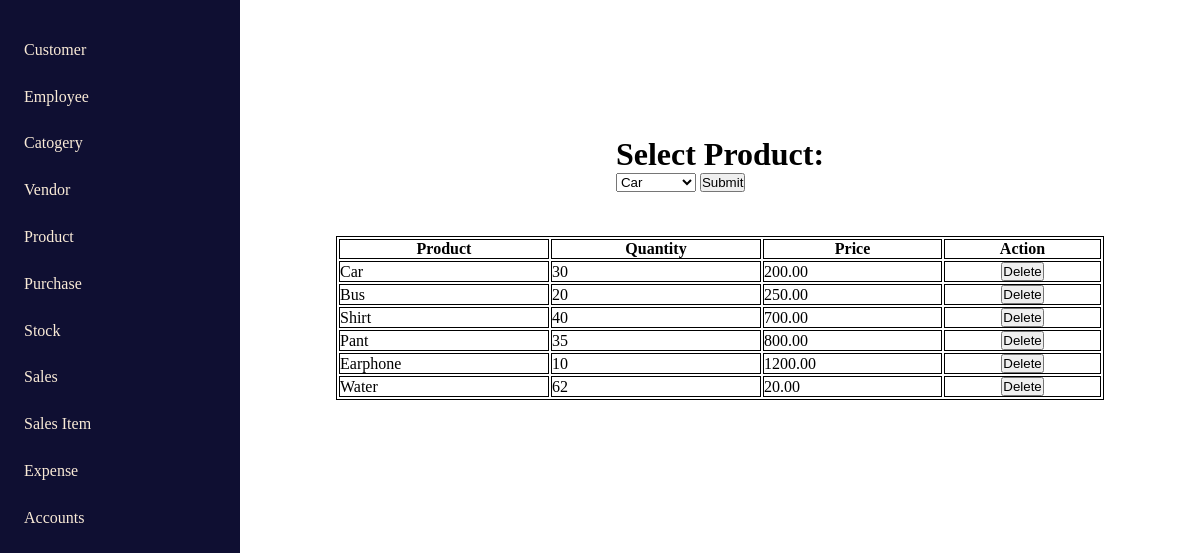
The app's page /stock with its own data.
### home/models.py (models this page shows, shortened)
class StockData(models.Model):
    product = models.ForeignKey(productFormData, on_delete=models.CASCADE)
    total_quantity = models.IntegerField()
    selling_price = models.DecimalField(max_digits=10, decimal_places=2)

class productFormData(models.Model):
    product = models.ForeignKey(categoryFormData, on_delete=models.CASCADE)
    name = models.TextField(max_length=200)
    price = models.TextField(max_length=200)

### home/views.py (the view, shortened to what this page needs)
# urls.py: path('stock', stock, name='stock'),
def stock(request):
    products = productFormData.objects.all()
    stocks = StockData.objects.all()
    return render(request, 'stock.html', {'products': products, 'stocks': stocks})

### templates/stock.html (shortened to what this page needs)
{% extends "index.html" %}
{% block stock_content %}
<div class="table_container">
<div class="table_container1">
    <form method="post">
        <h1>Select Product:</h1>
        <select name="product">
            {% for product in products %}
            <option value="{{ product.id }}">{{ product.name }}</option>
            {% endfor %}
        </select>
        <button class='' type="submit">Submit</button>
    </form>
</div>
<div class="table_container2">
    <table>
        <tr>
            <th>Product</th>
            <th>Quantity</th>
            <th>Price</th>
            <th>Action</th>
        </tr>
        {% for stock in stocks %}
        <tr>
            <td>{{ stock.product.name }}</td>
            <td>{{ stock.total_quantity }}</td>
            <td>{{ stock.selling_price }}</td>
            <td class="action">
                <button><a href="{% url 'deleteDataStock' stock.id %}" style = "color : black;">Delete</a></button>
            </td>
        </tr>
        {% endfor %}
    </table>
</div>
</div>
{% endblock stock_content %}

### templates/index.html (style rules this page uses)
* { margin: 0%; padding: 0%; }
a { text-decoration: none; }

### templates/stock.html (style rules this page uses)
* { color: black; }
table { border: 1px solid black; width: 80%; height: auto; }
.table_container1 { width: 80%; display: flex; padding: 3% 0%; justify-content: center; position: absolute; top: 100px; right: 0px; }
.table_container2 { width: 80%; display: flex; padding: 3% 0%; justify-content: center; position: absolute; top: 200px; right: 0px; }
th,td { border: 1px solid black; }
.action { display: flex; justify-content: space-around; }
tr a { width: 50px; color: black; }

### records on screen
StockData: product.name "Car", total_quantity "30", selling_price "200.00"
StockData: product.name "Bus", total_quantity "20", selling_price "250.00"
StockData: product.name "Shirt", total_quantity "40", selling_price "700.00"
StockData: product.name "Pant", total_quantity "35", selling_price "800.00"
StockData: product.name "Earphone", total_quantity "10", selling_price "1200.00"
StockData: product.name "Water", total_quantity "62", selling_price "20.00"

### other values on screen
form field product "Car"
